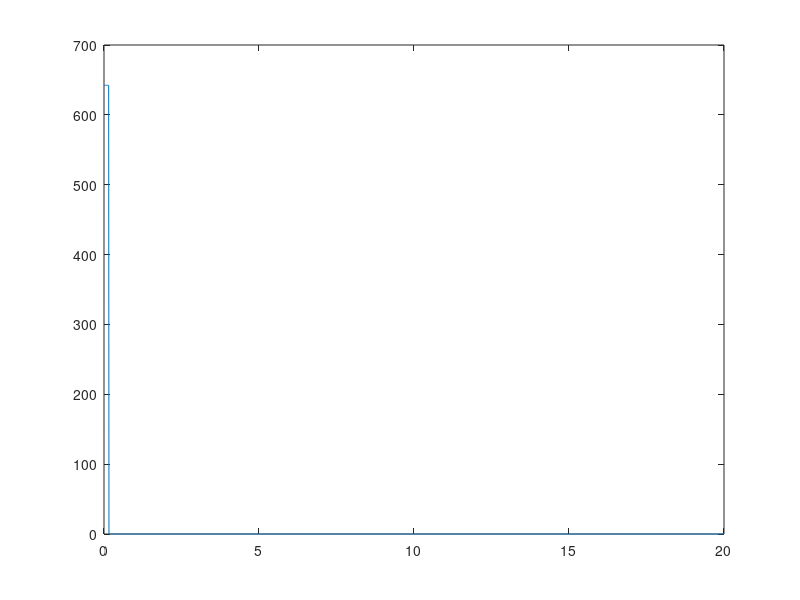

Recreate this plot in MATLAB. (Note: this script raises an error after producing the figure.)
x = 0:0.01:20;
dx = x(2)-x(1);
% magallanes base case
g = 9.8;
T1 = 25e3;
T2 = 45e3;
Lc = 280e3;
Lt = 180e3;
E = 70e9;
v = 0.25;
rho_m = 3300;
rho_s = 2450;

pt = 20;
Wt = linspace(20e3,200e3,pt);

D2 = E.*T2.^3./(12.*(1-v.^2));
a = (4.*D2./((rho_m-rho_s).*g)).^(1/4);
Lcstar = Lc./a;
Ltstar = Lt./a;
D1star = (T1./T2).^3;
D2star = ones(1,pt);

Wt = Wt./a;

wave = zeros(1,pt);
amp = zeros(1,pt);
for i = 1:pt
    
    Dtstar = ((x-Lcstar).*(1-D1star.^(1/3))./Ltstar + 1).^3;
    Dstar = (x > Lcstar).*D2star(i) + (x < Lcstar-Ltstar).*D1star +...
        ((x <= Lcstar) & (x >= (Lcstar-Ltstar))).*Dtstar;
    Dstar = Dstar';
    
    % block load
    H = zeros(size(x));
    H(x <= Wt(i)) = 1;
    F = 1*Wt(i);
    H = H./F./dx;
    H = H';
    plot(x,H);
    hold on
    
    w = solveW(dx,Dstar,H);
    w = -w;
    amp(i) = w(1);
    [vmax,imax] = max(w);
    [vmin,imin] = min(w);
    wave(i) = x(imax)-x(imin);
    plot(x,w);
    hold on
end
axis([0,5,-inf,inf]);
% figure;
% plot(Wt,amp);
% title('advancing thrust belt with maximum subsidence');
% figure;
% plot(Wt,wave);
% title('advancing thrust belt with flexural wavelength');